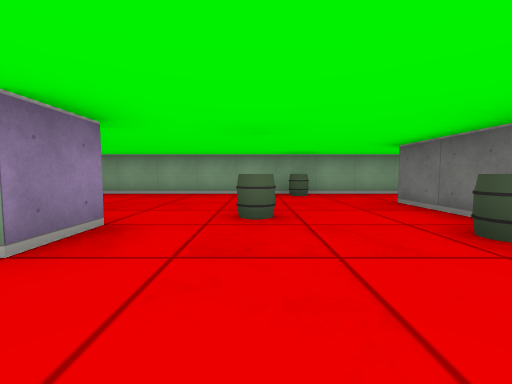
View 1 (above)

15 first-person views from a walk through a cub3D maze. The camera is about half as high as the walls, tilts 4° down and sees 90° across. The floor is counted in squares. Each view is taken from the middle of a square. On the plan, view 1 faces up. The plan holds only what a view shows up to about 9 squares ahead; the rest is blank.

View 2
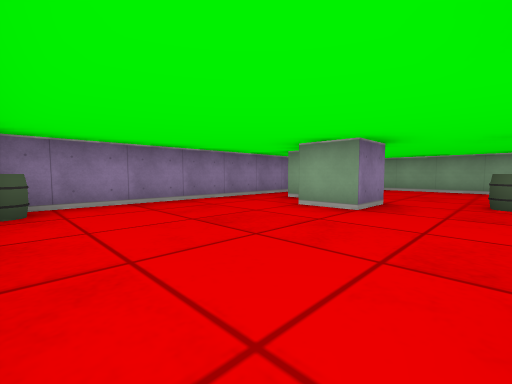

View 3
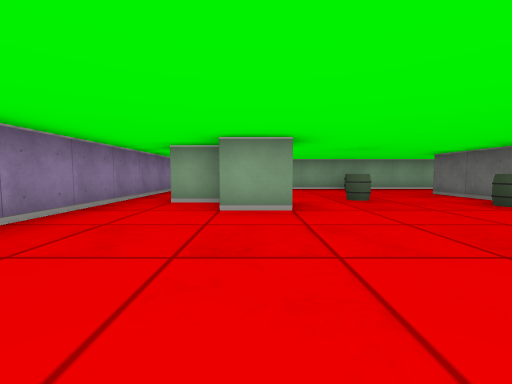

View 4
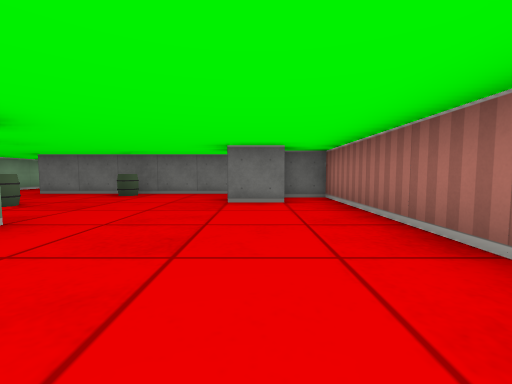

View 5
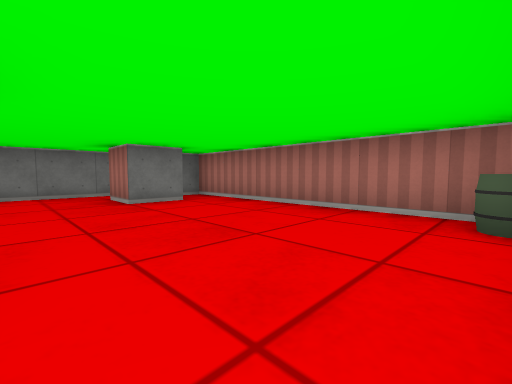

View 6
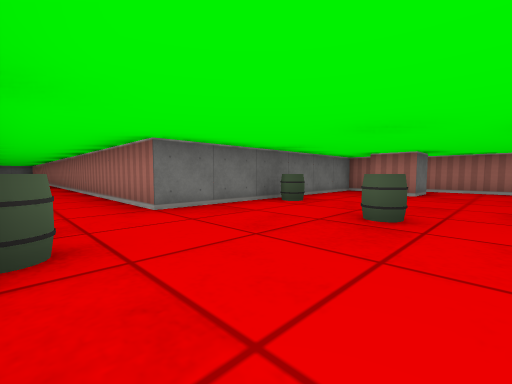

View 7
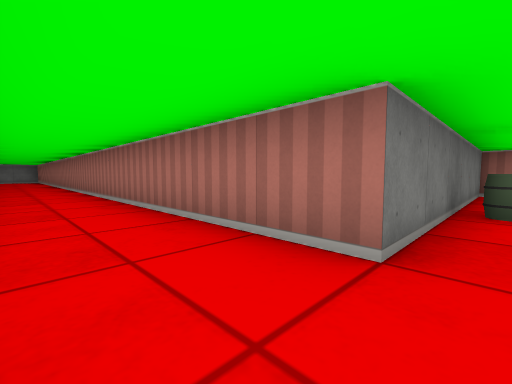

View 8
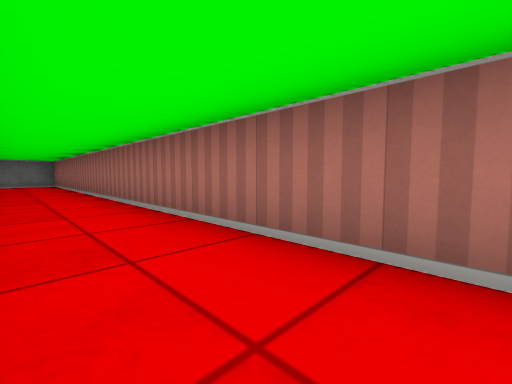

View 9
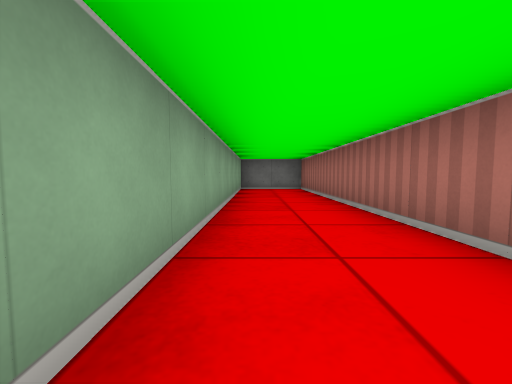

View 10
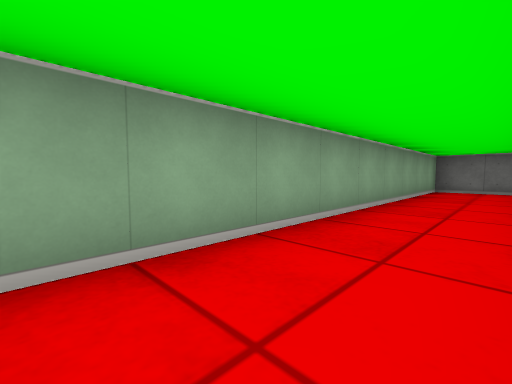

View 11
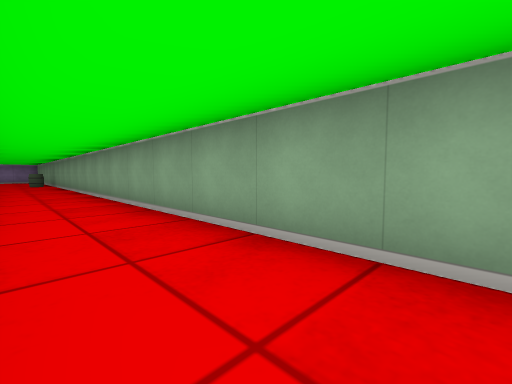

View 12
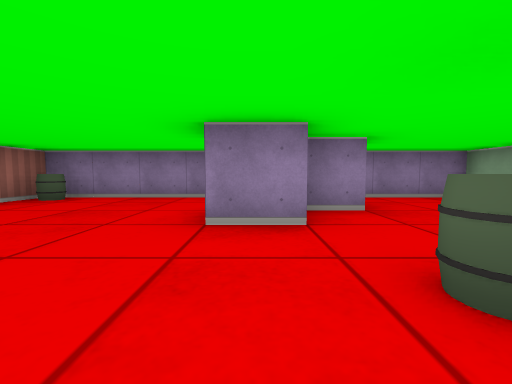

View 13
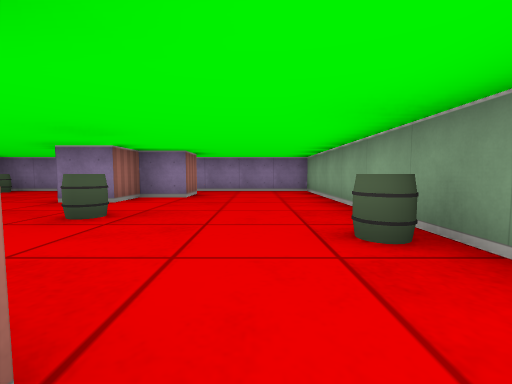

View 14
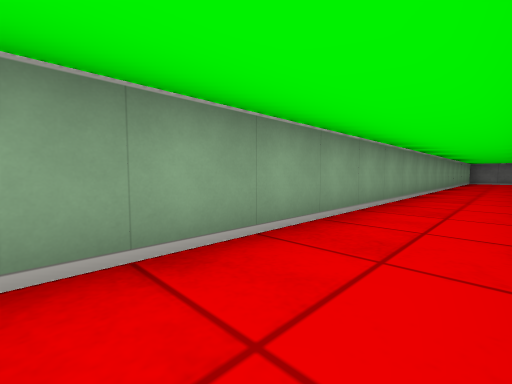

View 15
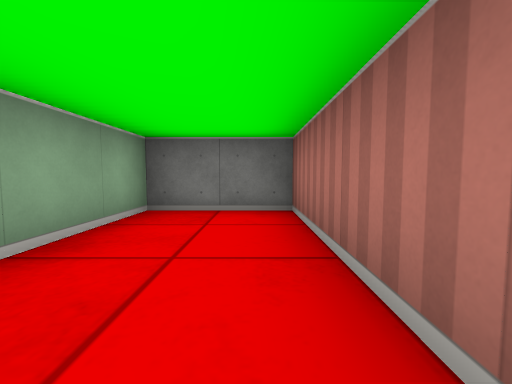

### Floor plan
Points are (right, up) in squares from view 1. A wall is a line through its corners. A room is listed if a view was taken in it or the views show most of it. See-through windows are left out.
Room 1 (views 1, 2, 3, 4, 5, 6, 7, 8, 9, 10, 11, 12, 13, 14, 15)
walls: (1.9, -1.5) (2.5, -1.5) (2.5, 4.5) (20.5, 4.5) (20.5, 6.5) (-4.5, 6.5) (-4.5, -2.5) (1.5, -2.5) (1.5, -1.6); (-2.5, 2.5) (-3.5, 2.5); (0.5, -1.6) (0.5, -0.5) (1.5, -0.5); (-3.5, 3.5) (-2.5, 3.5) (-2.5, 2.5) (-1.5, 2.5) (-1.5, 1.5) (-2.5, 1.5)
objects: barrel (-4, -2); barrel (0, 3); barrel (1, 6); barrel (2, 2)

Where each view was taken, in squares from view 1:
view 1: 0 up, 0 right, facing up
view 2: 2 down, 0 right, facing up-left
view 3: 2 down, 2 left, facing up
view 4: 1 down, 4 left, facing right
view 5: 1 up, 4 left, facing down-right
view 6: 6 up, 1 left, facing down-right
view 7: 6 up, 2 right, facing down-right
view 8: 6 up, 8 right, facing down-right
view 9: 6 up, 12 right, facing right
view 10: 5 up, 12 right, facing up-right
view 11: 5 up, 14 right, facing up-left
view 12: 2 up, 1 right, facing left
view 13: 5 up, 3 right, facing left
view 14: 5 up, 4 right, facing up-right
view 15: 5 up, 17 right, facing right
